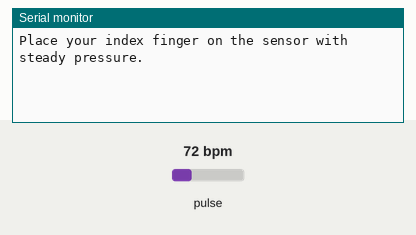
Recording of a sketch running on a simulated Arduino Mega 2560, built with avr-gcc and run on an emulated ATmega2560. Shown: the last lines printed to the serial monitor. The inputs (shaded band) are chosen by the test bench; at power-on: pulse 72 bpm.

Above: at 1.2 s.
1.3 s: pulse set to 42 bpm
At 1.9 s:
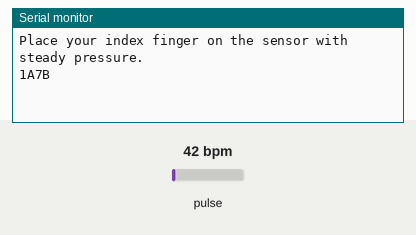
4.3 s: pulse set to 70 bpm
At 5.7 s:
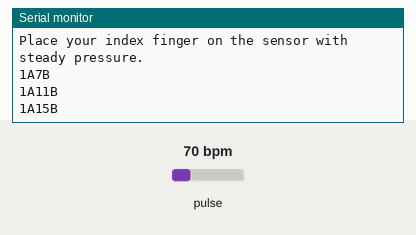
Timing chart, 0 to 7.3 s (numbered marks = the images above; inputs shaded):
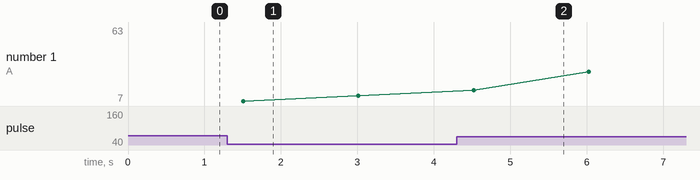

The sketch:

TRYING_NODEMCUSIDE.ino
```cpp
#include <SoftwareSerial.h>
#include "MAX30105.h"
#include "heartRate.h"

MAX30105 particleSensor;
const byte RATE_SIZE = 10; // Increase this for more averaging. 4 is a good starting point.
byte rates[RATE_SIZE]; // Array to store heart rate readings for averaging
byte rateSpot = 0; // Index for inserting the next heart rate reading into the array
long lastBeat = 0;
float beatsPerMinute = 0; // Initial value set to 0
int beatAvg;
String str;
int h = 0;
int t = 0;
int fingerDetected = 0;

unsigned long lastPrintTime = 0;
const unsigned long printInterval = 1500;
void setup(){
  Serial.begin(115200);
  Serial1.begin(115200);
  Serial.swap();
  if (!particleSensor.begin(Wire, I2C_SPEED_FAST)) { // Start communication using fast I2C speed
    Serial.println("MAX30102 was not found. Please check wiring/power. ");
    while (1); // Infinite loop to halt further execution if sensor is not found
  }
  Serial.println("Place your index finger on the sensor with steady pressure.");
  particleSensor.setup(); // Configure sensor with default settings for heart rate monitoring
  particleSensor.setPulseAmplitudeRed(0x0A); // Set the red LED pulse amplitude (intensity) to a low value as an indicator
  particleSensor.setPulseAmplitudeGreen(0);
}
void loop()
{
  long irValue = particleSensor.getIR();
  if (irValue < 50000) {
    fingerDetected = 0;
    beatsPerMinute = 0;
    beatAvg = 0;
  } else {
    fingerDetected = 1;
    if (checkForBeat(irValue) == true) {
      long delta = millis() - lastBeat;
      lastBeat = millis();
      beatsPerMinute = 60 / (delta / 1000.0);
      if (beatsPerMinute < 255 && beatsPerMinute > 20) {
        rates[rateSpot++] = (byte)beatsPerMinute;
        rateSpot %= RATE_SIZE;
        beatAvg = 0;
        for (byte x = 0; x < RATE_SIZE; x++)
          beatAvg += rates[x];
        beatAvg /= RATE_SIZE;
      }
    }
  }
  unsigned long currentMillis = millis();
  if (currentMillis - lastPrintTime >= printInterval) {
    Serial.print(fingerDetected);
    Serial.print("A");
    delay(10);
    Serial.print(beatAvg);
    Serial.print("B");
    Serial.print("\n");
    lastPrintTime = currentMillis;
  }
}
```

Measured:
- plotted number 1: 11 → 63 after the input at 4.3 s
